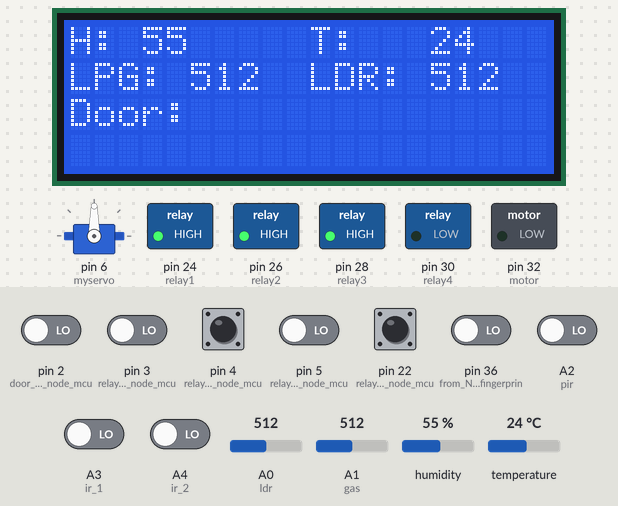
The sketch below on a simulated Arduino Mega 2560, built with avr-gcc and run on an emulated ATmega2560. On the bench: 20×4 character LCD, servo, switched loads named in the sketch (green lamp = pin HIGH). Inputs (shaded band) come from the test bench; at power-on: pin 4 (relay2_from_node_mcu), pin 22 (relay4_from_node_mcu) HIGH, A2 (pir), A3 (ir_1), A4 (ir_2), pin 2 (door_from_node_mcu), pin 3 (relay1_from_node_mcu), pin 5 (relay3_from_node_mcu), pin 36 (from_Nano_door_fingerprin) LOW, A0 (ldr) = 512, A1 (gas) = 512, humidity 55 %, temperature 24 °C. The local clock reads 2024-03-15 10:24:30 at power-on unless the sketch sets it; what the sketch prints to the serial monitor is not drawn.

Above: at 4.2 s.
4.3 s: pin 36 (from_Nano_door_fingerprin) driven HIGH
At 5.45 s:
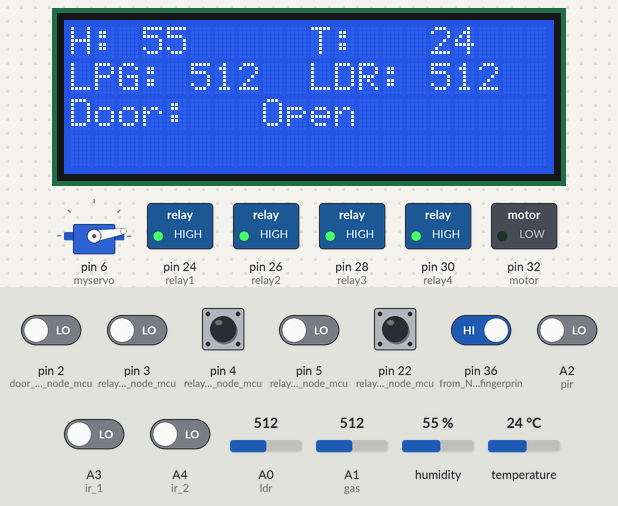
7.7 s: pin 3 (relay1_from_node_mcu) driven HIGH
At 8.3 s:
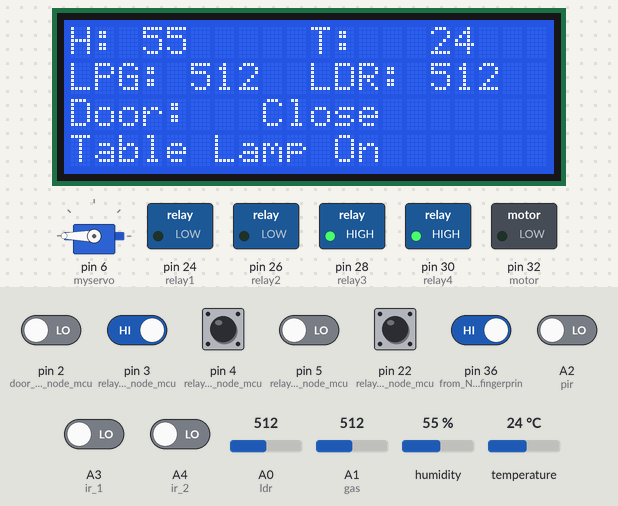
21.7 s: A4 (ir_2) driven HIGH
At 33.5 s:
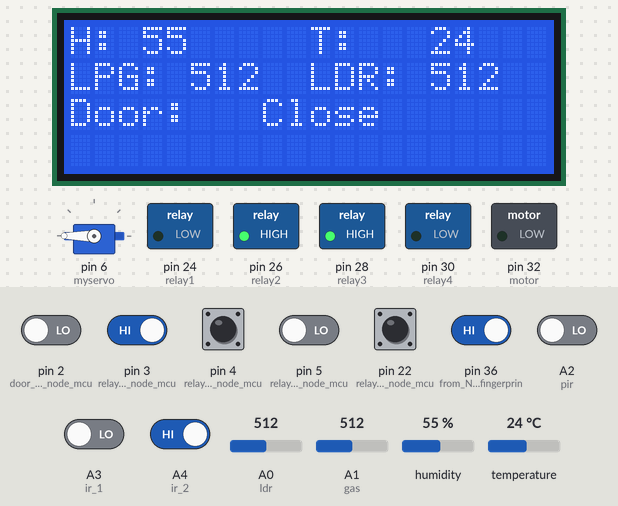
35.7 s: A0 (ldr) set to 106
At 44.0 s:
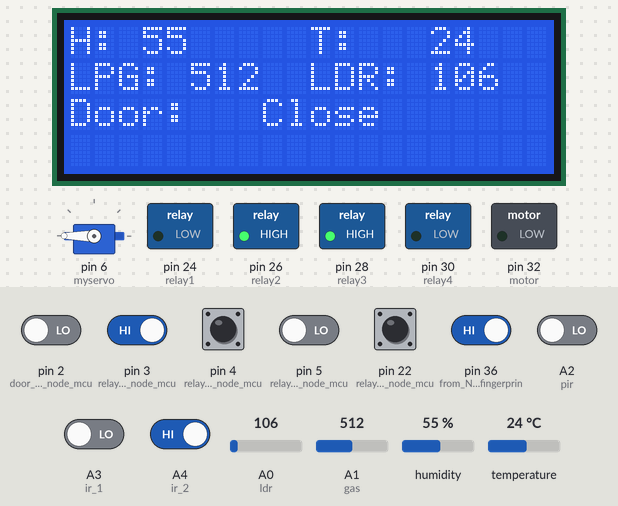
44.2 s: A0 (ldr) set to 89
At 54.7 s:
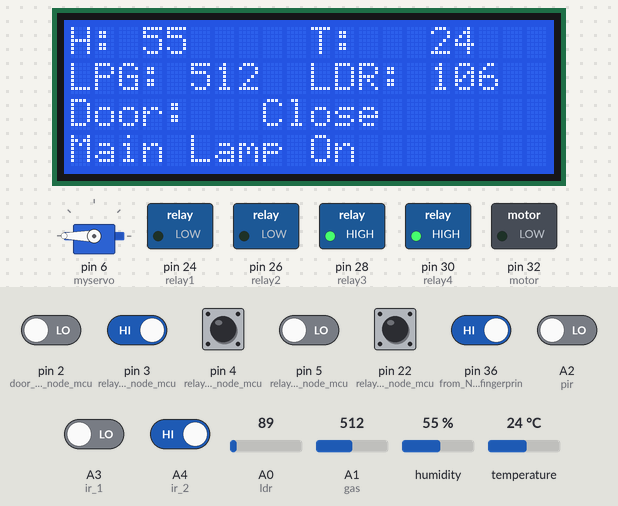
55.4 s: pin 5 (relay3_from_node_mcu) driven HIGH
At 81.4 s:
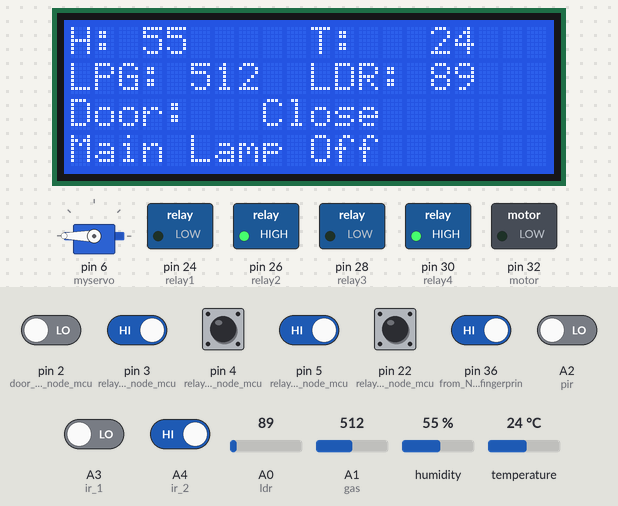
Timing chart, 0 to 86.4 s (numbered marks = the images above; inputs shaded):
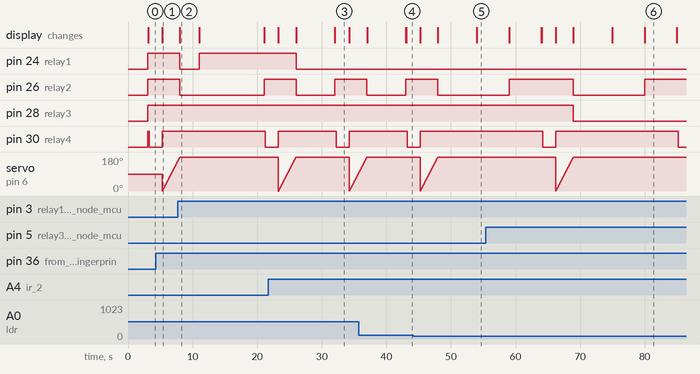

Measured:
- the behaviour switches between 100 and 99 on A0 (ldr) (found by bisection; images 4 and 5)
- after the input at 4.3 s, pin 26 (relay2): stays HIGH (without the input it goes to LOW after 1.0 s); the display: changes after 1.0 s (image 1)
- after the input at 7.7 s, pin 24 (relay1): HIGH → LOW after 0.34 s, → HIGH 3.0 s later; servo on pin 6 (myservo): goes on until 8.0 s, then stays 180°; the display: changes after 0.35 s (image 2)
- after the input at 21.7 s, pin 24 (relay1): goes on until 26.0 s, then stays LOW
- after the input at 44.2 s, pin 26 (relay2): goes on until 48.0 s, then stays LOW; pin 30 (relay4): goes on until 45.2 s, then stays HIGH; the display: first differs from a run without the input after 9.8 s (image 5)
- after the input at 55.4 s, pin 28 (relay3): HIGH → LOW after 13.6 s
- what the display in image 2 shows lasts 3.1 s, from 8.0 s to 11.1 s

The sketch:

vikrant_home.ino
```cpp
#include<LiquidCrystal.h>
#include <dht.h>
LiquidCrystal lcd(7,8,9,10,11,12);
int history = 0;
int i, j;
int sem = 0;
dht DHT;
int h=0, d=0;
#include <Servo.h>
#include <Wire.h>
#include "RTClib.h"

RTC_DS1307 rtc;

#define dht_dpin A5
Servo myservo;  // create servo object to control a servo
// twelve servo objects can be created on most boards

int pos = 0;    // variable to store the servo position
void setup() {
  // put your setup code here, to run once:
  if (! rtc.begin()) {
    Serial.println("Couldn't find RTC");
    while (1);
  }

  if (! rtc.isrunning()) {
    Serial.println("RTC is NOT running!");
    // following line sets the RTC to the date & time this sketch was compiled
    rtc.adjust(DateTime(F(__DATE__), F(__TIME__)));
    // This line sets the RTC with an explicit date & time, for example to set
    // January 21, 2014 at 3am you would call:
    // rtc.adjust(DateTime(2014, 1, 21, 3, 0, 0));
  }
  lcd.begin(20, 4);
  lcd.setCursor(0,0);
  lcd.print("AIHSAAS");
  lcd.setCursor(0,1);
  lcd.print("by Vikrant Gupta");
  lcd.setCursor(0,2);
  lcd.print("Guide: ");
   lcd.setCursor(0,3);
  lcd.print("Ms. Mahima Goel");
  delay(3000);
  lcd.clear();
Serial.begin(9600);
Serial.println("Device is ready!");
myservo.attach(6);  // attaches the servo on pin 9 to the servo object

  pinMode(2, INPUT); //door from node mcu
   digitalWrite(2, LOW);
     pinMode(3, INPUT); //relay1 from node mcu
   digitalWrite(3, LOW);
     pinMode(4, INPUT); //relay2 from node mcu
   digitalWrite(4, LOW);
     pinMode(5, INPUT); //relay3 from node mcu
   digitalWrite(5, LOW);
     pinMode(22, INPUT); //relay4 from node mcu
   digitalWrite(22, LOW);
   pinMode(24, OUTPUT); //relay1
   digitalWrite(24, HIGH);
   pinMode(26, OUTPUT); //relay2
   digitalWrite(26, HIGH);
   pinMode(28, OUTPUT); //relay3
   digitalWrite(28, HIGH);
   pinMode(30, OUTPUT); //relay4
   digitalWrite(30, HIGH);
     pinMode(32, OUTPUT); //motor
   digitalWrite(32, LOW);
      pinMode(36, INPUT); //from Nano door fingerprint
   digitalWrite(36, LOW);
    pinMode(A0, INPUT); //ldr
    pinMode(22, INPUT); //relay4 from node mcu
   digitalWrite(22, LOW);
     pinMode(A1, INPUT); //gas

      pinMode(A2, INPUT); //pir
        pinMode(A3, INPUT);  //ir 1
       pinMode(A4, INPUT); //ir 2
       pinMode(A6, INPUT); //ir 2
       digitalWrite(A6, HIGH); //watel level
 lcd.setCursor(0,0);
  lcd.print("H:");
   lcd.setCursor(10,0);
  lcd.print("T:");
   lcd.setCursor(0,1);
  lcd.print("LPG:");
   lcd.setCursor(10,1);
  lcd.print("LDR:");
     lcd.setCursor(0,2);
  lcd.print("Door: ");

}

void loop() {
  // put your main code here, to run repeatedly:
  DateTime now = rtc.now();

    Serial.print(now.year(), DEC);
    Serial.print('/');
    Serial.print(now.month(), DEC);
    Serial.print('/');
    Serial.print(now.day(), DEC);
    Serial.print("  ");
    Serial.print(now.hour(), DEC);
    Serial.print(':');
    Serial.print(now.minute(), DEC);
    Serial.print(':');
    Serial.print(now.second(), DEC);
    Serial.println();

   DHT.read11(dht_dpin);
  i=DHT.humidity;
      j =DHT.temperature;
  Serial.print(i);
  Serial.print(" ");
  Serial.println(j);
         lcd.setCursor (3,0);
                lcd.print(i);
                lcd.print(" ");
                   lcd.setCursor (15,0);
               lcd.print(j);
                lcd.print(" ");
                 lcd.setCursor (5,1);
               lcd.print(analogRead(A1));
                lcd.print(" ");
               lcd.setCursor (15,1);
               lcd.print(analogRead(A0));
                lcd.print(" ");
                delay(200);
               if(i>60) //humidity relay on
               {
                Serial.println("Humidity high");
                   digitalWrite(30, LOW);
                  delay(2000);
              digitalWrite(30, HIGH);

               }
               if(j>40 || analogRead(A1) >= 300) //temp motor or gas sensor
               {
                Serial.println("high temp. or gas trigger");
                digitalWrite(30, LOW);
                  delay(2000);
              digitalWrite(30, HIGH);
               }
               if(now.hour() == 7 && now.minute() == 0) //rtc for pump
               {
                Serial.println("Motor pump on");
                if(digitalRead(A6) == 0) //level reached
                {
                  digitalWrite(34, LOW); //off
                  Serial.println("Motor pump off level reached");
                }
                if(digitalRead(A6) == 1) //water level no
                {
                  digitalWrite(34, HIGH); //on
                    Serial.println("Motor pump on level not reached");
                }
               }
  Serial.println(analogRead(A0));
 if(digitalRead(A3) == 1) //going out
 {
   lcd.setCursor(8,2);
  lcd.print("Open   ");
Serial.println("exit or entry door lock");
   for (pos = 0; pos <= 180; pos += 1) { // goes from 0 degrees to 180 degrees
    // in steps of 1 degree
    myservo.write(pos);              // tell servo to go to position in variable 'pos'
    delay(15);                       // waits 15ms for the servo to reach the position
  }
  lcd.setCursor(8,2);
  lcd.print("Close  ");
 }
 if(digitalRead(2) == 1)
 {
   lcd.setCursor(8,2);
  lcd.print("Open   ");
  Serial.println("door lock using node mcu");
    for (pos = 0; pos <= 180; pos += 1) { // goes from 0 degrees to 180 degrees
    // in steps of 1 degree
    myservo.write(pos);              // tell servo to go to position in variable 'pos'
    delay(15);                       // waits 15ms for the servo to reach the position
  }
 }
  if(digitalRead(36) == 1)
 {
   lcd.setCursor(8,2);
  lcd.print("Open   ");
  Serial.println("door lock using finger");
    for (pos = 0; pos <= 180; pos += 1) { // goes from 0 degrees to 180 degrees
    // in steps of 1 degree
    myservo.write(pos);              // tell servo to go to position in variable 'pos'
    delay(15);                       // waits 15ms for the servo to reach the position
  }
   lcd.setCursor(8,2);
  lcd.print("Close   ");
 }
 if(digitalRead(3) == 1)
 {
  Serial.println("relay 1 on");
  digitalWrite(24, LOW);
 }
 if(digitalRead(3) == 0)
 {
   Serial.println("relay 1 off");
  digitalWrite(24, HIGH);
 }
 if(digitalRead(4) == 0)
 {
   Serial.println("relay 2 off");
  digitalWrite(26, HIGH);
 }
 if(digitalRead(4) == 1)
 {
   Serial.println("relay 2 on");
  digitalWrite(26, LOW);
 }


 if(digitalRead(5) == 1)
 {
   Serial.println("relay 3 on");
  digitalWrite(28, LOW);
 }
 if(digitalRead(5) == 0)
 {
   Serial.println("relay 3 off");
  digitalWrite(28, HIGH);
 }
 if(digitalRead(22) == 0 && sem ==1)
 {
  sem = 0;
   Serial.println("relay 4 off ");
  digitalWrite(30, LOW);
 }
 if(digitalRead(22) == 1 && sem ==0)
 {
  history++;
  d = now.day();
  h = now.hour();
   Serial.println("relay 4 on history");
  digitalWrite(30, HIGH);
 }
 if(history >= 10)
 {
  delay(3000);
   digitalWrite(30, LOW);
 }
 /*if(digitalRead(22) == 1 && sem ==0)
 {
  history++;
  d = now.day();
  h = now.hour();
   Serial.println("relay 4 on history");
  digitalWrite(30, LOW);
 }
 if(history >= 3 && now.day() == d+3 && now.hour() == h)
 {
   digitalWrite(30, LOW);
 }*/
 if(digitalRead(A4) == 1 || digitalRead(3) == 1) //table lamp
 {
   Serial.println("Table lamp on ");
   lcd.setCursor(0,3);
  lcd.print("Table Lamp On ");
  digitalWrite(24, LOW);
  delay(3000);
  lcd.setCursor(0,3);
  lcd.print("                   ");
  if(digitalRead(A4) == 1)
 {
   Serial.println(" still Table lamp on");
  digitalWrite(24, LOW);
  lcd.setCursor(0,3);
  lcd.print("Table Lamp On ");

  delay(3000);
  lcd.setCursor(0,3);
  lcd.print("                   ");

 }
 if(digitalRead(A4) == 0)
 {
  Serial.println("Table lamp off");
  digitalWrite(24, HIGH);
   lcd.setCursor(0,3);
  lcd.print("Table Lamp Off");
  delay(5000);
  lcd.setCursor(0,3);
  lcd.print("                   ");
 }

 }
  if(digitalRead(A4) == 0)
 {
  Serial.println("Table lamp off");
  digitalWrite(24, HIGH);
   lcd.setCursor(0,3);
  lcd.print("Table Lamp Off");
  delay(5000);
  lcd.setCursor(0,3);
  lcd.print("                   ");
 }


 if(analogRead(A0)<100) //ldr
 {
   Serial.println("no light lamp on");
  digitalWrite(26, LOW);

   lcd.setCursor(0,3);
  lcd.print("Main Lamp On");
  delay(5000);
  lcd.setCursor(0,3);
  lcd.print("                   ");
   if(digitalRead(A2) == 1) //pir
  {
    Serial.println("no light lamp on pir");
     digitalWrite(26, LOW);

   lcd.setCursor(0,3);
  lcd.print("Main Lamp On");
  delay(5000);
  lcd.setCursor(0,3);
  lcd.print("                   ");
  }
  if(digitalRead(A2) == 0) //pir
  {
    Serial.println("no light no movement lamp off");
     digitalWrite(26, HIGH);

   lcd.setCursor(0,3);
  lcd.print("Main Lamp Off");
  delay(5000);
  lcd.setCursor(0,3);
  lcd.print("                   ");
  }
 }
  if(analogRead(A0)>=100) //ldr
 {
  Serial.println("light ");
   digitalWrite(26, HIGH);
 }
}
```
